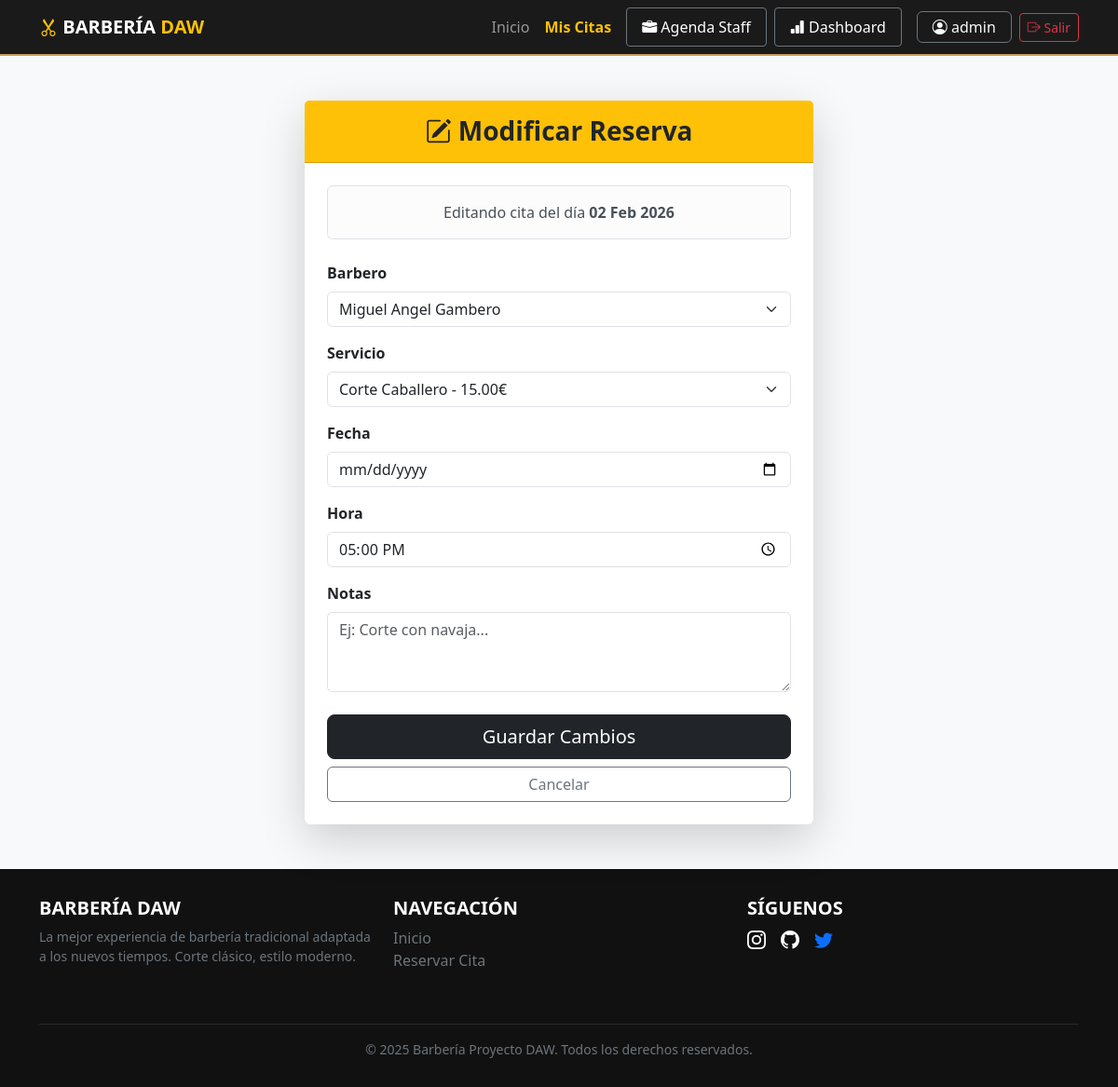
Screenshot of /editar/7/ (signed in) with the database file from the repository.
### gestion_citas/models.py (models this page shows, shortened)
class Usuario(AbstractUser):
    username = None
    email = models.EmailField("Correo Electrónico", unique=True)
    first_name = models.CharField("Nombre", max_length=150)
    last_name = models.CharField("Apellido", max_length=150)
    USERNAME_FIELD = "email"
    REQUIRED_FIELDS = ["first_name", "last_name"]
    objects = UsuarioManager()

class Cita(models.Model):
    ESTADOS = [
        ("PENDIENTE", "Pendiente"),
        ("CONFIRMADA", "Confirmada"),
        ("CANCELADA", "Cancelada"),
    ]
    usuario = models.ForeignKey(Usuario, on_delete=models.CASCADE, related_name="citas")
    barbero = models.ForeignKey(Barbero, on_delete=models.CASCADE)
    servicio = models.ForeignKey(Servicio, on_delete=models.CASCADE)
    fecha = models.DateField()
    hora = models.TimeField()
    estado = models.CharField(max_length=20, choices=ESTADOS, default="PENDIENTE")
    notas = models.TextField(blank=True, null=True)
    class Meta:
        ordering = ["fecha", "hora"]

### gestion_citas/views.py (the view)
# urls.py: path('editar/<int:cita_id>/', views.editar_cita, name='editar_cita'),
@login_required
def editar_cita(request, cita_id):
    cita = get_object_or_404(Cita, id=cita_id, usuario=request.user)
    if request.method == "POST":
        form = CitaForm(request.POST, instance=cita)
        if form.is_valid():
            try:
                form.save()
                messages.success(request, "La cita ha sido modificada correctamente.")
                return redirect("mis_citas")
            except ValidationError as e:
                form.add_error(None, e)
    else:
        form = CitaForm(instance=cita)
    return render(
        request, "gestion_citas/citas/editar_cita.html", {"form": form, "cita": cita}
    )

### gestion_citas/forms.py (shortened to what this page needs)
class CitaForm(forms.ModelForm):
    class Meta:
        model = Cita
        fields = ["barbero", "servicio", "fecha", "hora", "notas"]
        widgets = {
            "fecha": DateInput(attrs={"type": "date", "class": "form-control"}),
            "hora": TimeInput(attrs={"type": "time", "class": "form-control"}),
            "notas": forms.Textarea(
                attrs={
                    "rows": 3,
                    "class": "form-control",
                    "placeholder": "Ej: Corte con navaja...",
                }
            ),
            "barbero": forms.Select(attrs={"class": "form-select"}),
            "servicio": forms.Select(attrs={"class": "form-select"}),
        }

### gestion_citas/models.py (called while the page is built)
    def __str__(self):
        return f"{self.nombre} - {self.precio}€"

    def __str__(self):
        return f"{self.nombre} {self.apellido}"

### gestion_citas/templates/gestion_citas/citas/editar_cita.html (shortened to what this page needs)
{% extends 'gestion_citas/base.html' %}
{% block content %}
<div class="container py-5">
    <div class="row justify-content-center">
        <div class="col-md-8 col-lg-6">
            <div class="card shadow-lg border-0">
                <div class="card-header bg-warning text-dark text-center py-3">
                    <h3 class="mb-0 fw-bold"><i class="bi bi-pencil-square"></i> Modificar Reserva</h3>
                </div>
                <div class="card-body p-4">
                    <div class="alert alert-light border mb-4 text-center">
                        Editando cita del día <strong>{{ cita.fecha|date:"d M Y" }}</strong>
                    </div>
                    <form method="post">
                        {% for field in form %}
                            <div class="mb-3">
                                <label class="form-label fw-bold">{{ field.label }}</label>
                                {{ field }}
                            </div>
                        {% endfor %}
                        <div class="d-grid gap-2 mt-4">
                            <button type="submit" class="btn btn-dark btn-lg">Guardar Cambios</button>
                            <a href="{% url 'mis_citas' %}" class="btn btn-outline-secondary">Cancelar</a>
                        </div>
                    </form>
                </div>
            </div>
        </div>
    </div>
</div>
{% endblock %}

### gestion_citas/templates/gestion_citas/base.html (shortened to what this page needs)
{% load static %}
<!doctype html>
<html lang="es">
  <head>
    <link
      href="https://cdn.jsdelivr.net/npm/bootstrap@5.3.0/dist/css/bootstrap.min.css"
      rel="stylesheet"
    />
    <link
      rel="stylesheet"
      href="https://cdn.jsdelivr.net/npm/bootstrap-icons@1.10.0/font/bootstrap-icons.css"
    />
  </head>
  <body>
    <nav class="navbar navbar-expand-lg navbar-dark navbar-custom sticky-top">
      <div class="container">
        <a class="navbar-brand text-uppercase fw-bold" href="{% url 'home' %}">
          <i class="bi bi-scissors text-warning"></i> Barbería
          <span class="text-warning">DAW</span>
        </a>
        <div class="collapse navbar-collapse" id="navbarNav">
          <ul class="navbar-nav ms-auto align-items-center">
            <li class="nav-item">
              <a class="nav-link" href="{% url 'home' %}">Inicio</a>
            </li>
            {% if user.is_authenticated %}
            <li class="nav-item">
              <a
                class="nav-link text-warning fw-bold"
                href="{% url 'mis_citas' %}"
                >Mis Citas</a
              >
            </li>
            {% if user.is_staff %}
            <li class="nav-item ms-lg-2">
              <a
                class="nav-link btn btn-dark btn-sm border border-secondary px-3 text-white"
                href="{% url 'agenda_profesional' %}"
              >
                <i class="bi bi-briefcase-fill"></i> Agenda Staff
              </a>
            </li>
            {% endif %} {% if user.is_staff %}
            <li class="nav-item ms-lg-2">
              <a
                class="nav-link btn btn-dark btn-sm border border-secondary px-3 text-white"
                href="{% url 'dashboard_staff' %}"
              >
                <i class="bi bi-bar-chart-fill"></i> Dashboard
              </a>
            </li>
            {% endif %}
            <li class="nav-item ms-lg-3">
              <a
                href="{% url 'mi_perfil' %}"
                class="nav-link btn btn-outline-light border border-secondary rounded px-3 py-1 text-light"
                title="Editar mi perfil"
              >
                <i class="bi bi-person-circle"></i> {{ user.first_name }}
              </a>
            </li>
            <li class="nav-item ms-2">
              <form action="{% url 'logout' %}" method="post" class="d-inline">
                <button type="submit" class="btn btn-outline-danger btn-sm">
                  <i class="bi bi-box-arrow-right"></i> Salir
                </button>
              </form>
            </li>
            {% endif %}
          </ul>
        </div>
      </div>
    </nav>
    <main class="flex-grow-1 position-relative">
       {% block content %}{% endblock %}
    </main>
    <footer class="footer-custom text-center">
      <div class="container">
        <div class="row text-start">
          <div class="col-md-4 mb-3">
            <h5 class="text-white text-uppercase fw-bold text-warning">
              Barbería DAW
            </h5>
            <p class="small text-secondary">
              La mejor experiencia de barbería tradicional adaptada a los nuevos
              tiempos. Corte clásico, estilo moderno.
            </p>
          </div>
          <div class="col-md-4 mb-3">
            <h5 class="text-white text-uppercase fw-bold">Navegación</h5>
            <ul class="list-unstyled">
              <li>
                <a
                  href="{% url 'home' %}"
                  class="text-decoration-none text-secondary hover-gold"
                  >Inicio</a
                >
              </li>
              <li>
                <a
                  href="{% url 'mis_citas' %}"
                  class="text-decoration-none text-secondary hover-gold"
                  >Reservar Cita</a
                >
              </li>
            </ul>
          </div>
          <div class="col-md-4 mb-3">
            <h5 class="text-white text-uppercase fw-bold">Síguenos</h5>
            <div class="d-flex gap-3">
              <a href="#" class="text-white fs-5"
                ><i class="bi bi-instagram"></i
              ></a>
              <a href="https://github.com/XanKeeTee" class="text-white fs-5"
                ><i class="bi bi-github"></i
              ></a>
              <a href="#" class="text- white fs-5"
                ><i class="bi bi-twitter"></i
              ></a>
            </div>
          </div>
        </div>
        <hr class="border-secondary mt-4" />
        <p class="mb-0 small text-secondary">
          &copy; 2025 Barbería Proyecto DAW. Todos los derechos reservados.
        </p>
      </div>
    </footer>
  </body>
</html>

### gestion_citas/templates/gestion_citas/base.html (style rules this page uses)
body { font-family: "Segoe UI", Tahoma, Geneva, Verdana, sans-serif; display: flex; flex-direction: column; min-height: 100vh; background-color: #f8f9fa; }
.navbar-custom { background-color: #1a1a1a; border-bottom: 2px solid #c59d5f; }
.footer-custom { background-color: #111; color: #aaa; padding: 30px 0; margin-top: auto; }

### rows the page displays
Usuario: first_name "admin"
Cita: fecha "02 Feb 2026", form "Miguel Angel Gambero" "Corte Caballero - 15.00€" "17:00:00"

### other values shown
{{ field.label }} "Barbero" "Servicio" "Fecha" "Hora" "Notas"
